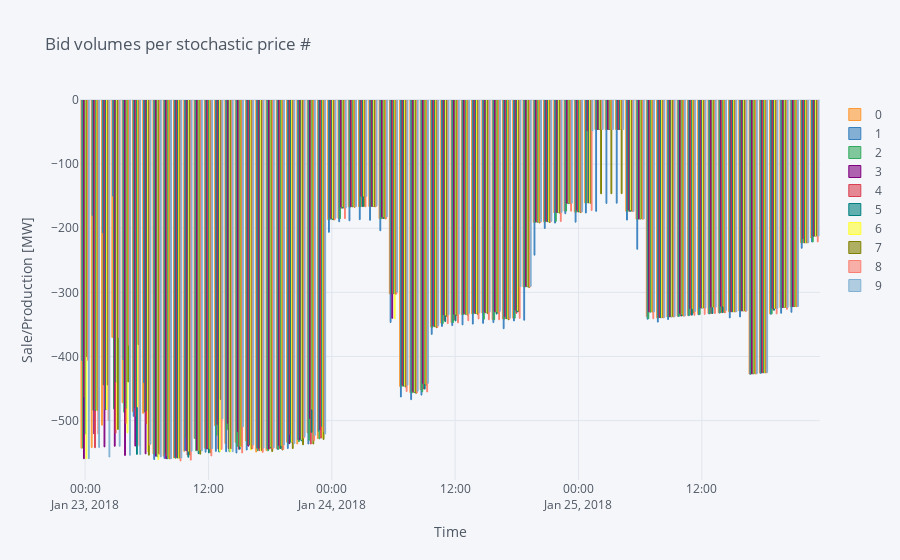

The code cell stored with this chart in its notebook:
### Code cell
# Plot optimal production in different plot types
optimal_production.iplot(kind='bar',title="Bid volumes per stochastic price #", xaxis_title="Time", yaxis_title="Sale/Production [MW]")
